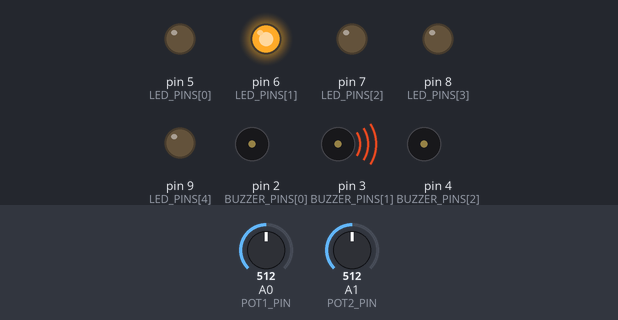
The sketch below on a simulated Arduino Uno, built with avr-gcc and run on an emulated ATmega328P. Shown: output pins drawn as LEDs (lit = HIGH), buzzer (waves = sounding, pin HIGH). Dashed ring = blinking. The inputs (shaded band) are chosen by the test bench; at power-on: A0 (POT1_PIN) = 512, A1 (POT2_PIN) = 512.

Above: at 3.5 s.
3.6 s: A0 (POT1_PIN) set to 351
7.2 s: A0 (POT1_PIN) set to 324
At 8.6 s:
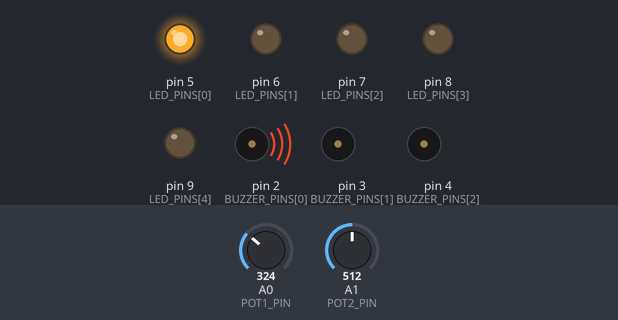
11.4 s: A0 (POT1_PIN) set to 692
At 14.1 s:
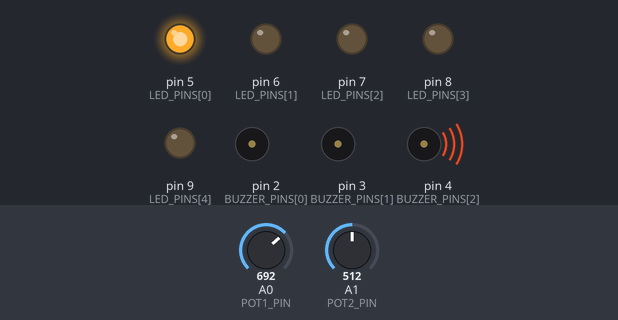
16.9 s: A1 (POT2_PIN) set to 122
20.5 s: A1 (POT2_PIN) set to 0
At 21.47 s:
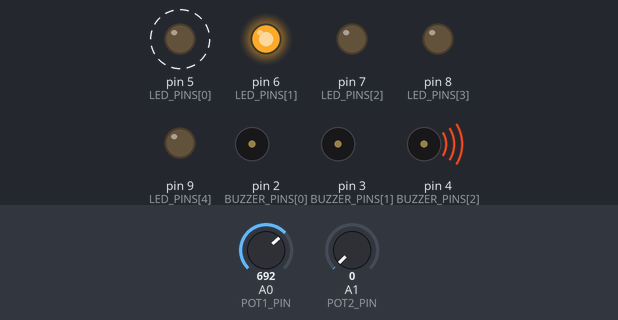
24.1 s: A0 (POT1_PIN) set to 664
At 24.37 s:
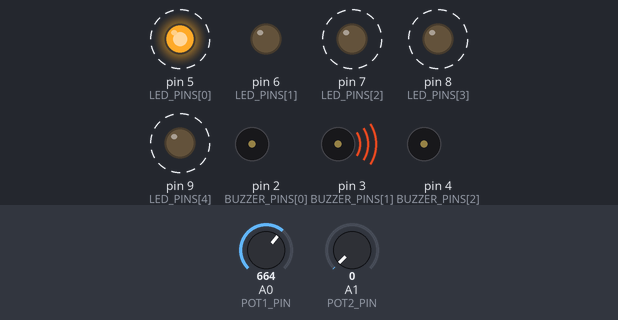
Timing chart, 0 to 28.7 s (numbered marks = the images above; inputs shaded):
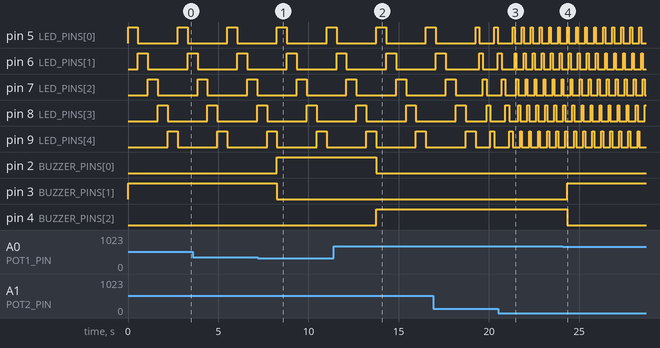

The sketch:

240706_1.ino
```cpp
const int POT1_PIN = A0;
const int POT2_PIN = A1;
const int BUZZER_PINS[3] = { 2, 3, 4 };
const int LED_PINS[5] = { 5, 6, 7, 8, 9 };

void setup() {
  for (int i = 0; i < 3; i++) {
    pinMode(BUZZER_PINS[i], OUTPUT);
    digitalWrite(BUZZER_PINS[i], LOW);
  }
  for (int i = 0; i < 5; i++) {
    pinMode(LED_PINS[i], OUTPUT);
    digitalWrite(LED_PINS[i], LOW);
  }
}

void loop() {
  int pot1Val = analogRead(POT1_PIN);
  int pot2Val = analogRead(POT2_PIN);


  if (pot1Val <= 341) {
    activateOnlyBuzzer(0);
  }
  else if (pot1Val <= 682) {
    activateOnlyBuzzer(1);
  }
  else {
    activateOnlyBuzzer(2);
  }


  int seqDelay = map(pot2Val, 0, 1023, 100, 1000);


  for (int i = 0; i < 5; i++) {

    for (int j = 0; j < 5; j++) {
      digitalWrite(LED_PINS[j], LOW);
    }

    digitalWrite(LED_PINS[i], HIGH);
    delay(seqDelay);
  }
}


void activateOnlyBuzzer(int index) {
  for (int i = 0; i < 3; i++) {
    digitalWrite(BUZZER_PINS[i], (i == index) ? HIGH : LOW);
  }
}

// https://www.tinkercad.com/things/i9jBhM07m6d/editel?sharecode=l3AqX_FD0uke1oF0fKv6O1fx5a-FbJ-76f2hC6qTECw
```

Measured:
- the behaviour switches between 342 and 341 on A0 (POT1_PIN) (found by bisection; images 0 and 1)
- the behaviour switches between 683 and 682 on A0 (POT1_PIN) (found by bisection; images 3 and 4)
- after the input at 7.2 s, pin 2 (BUZZER_PINS[0]): LOW → HIGH after 1.1 s; pin 3 (BUZZER_PINS[1]): HIGH → LOW after 1.1 s
- after the input at 11.4 s, pin 2 (BUZZER_PINS[0]): HIGH → LOW after 2.4 s; pin 4 (BUZZER_PINS[2]): LOW → HIGH after 2.4 s
- after the input at 20.5 s, pin 5 (LED_PINS[0]): alternates HIGH for 0.10 s and LOW for 0.40 s, starting after 0.92 s
- after the input at 24.1 s, pin 3 (BUZZER_PINS[1]): LOW → HIGH after 0.23 s; pin 4 (BUZZER_PINS[2]): HIGH → LOW after 0.23 s
- by itself, pin 5 (LED_PINS[0]), pin 6 (LED_PINS[1]), pin 7 (LED_PINS[2]), pin 8 (LED_PINS[3]), pin 9 (LED_PINS[4]): alternates HIGH for 0.55 s and LOW for 2.2 s
